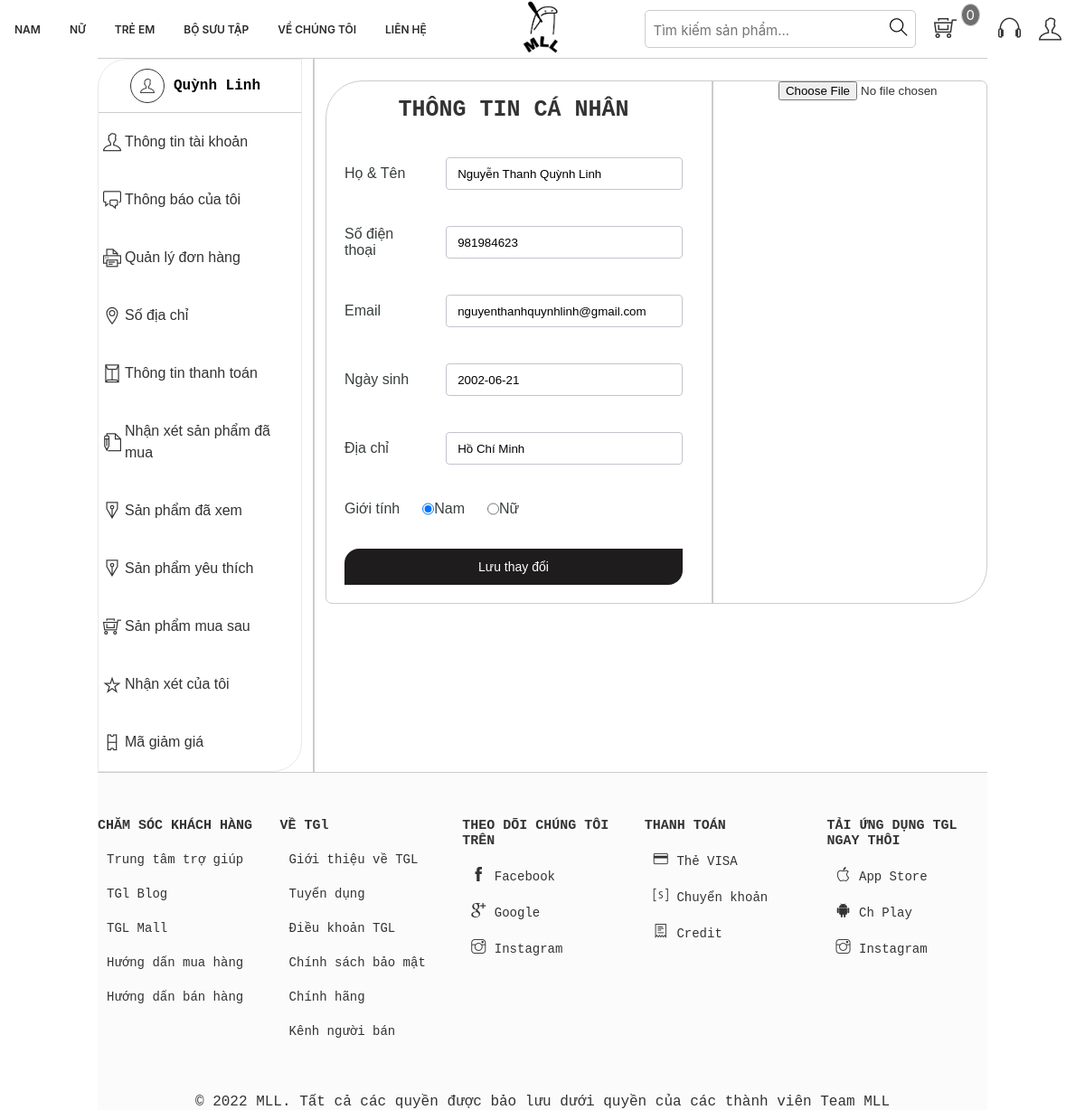
/account.php (signed in), run on an earlier commit of the app's database.
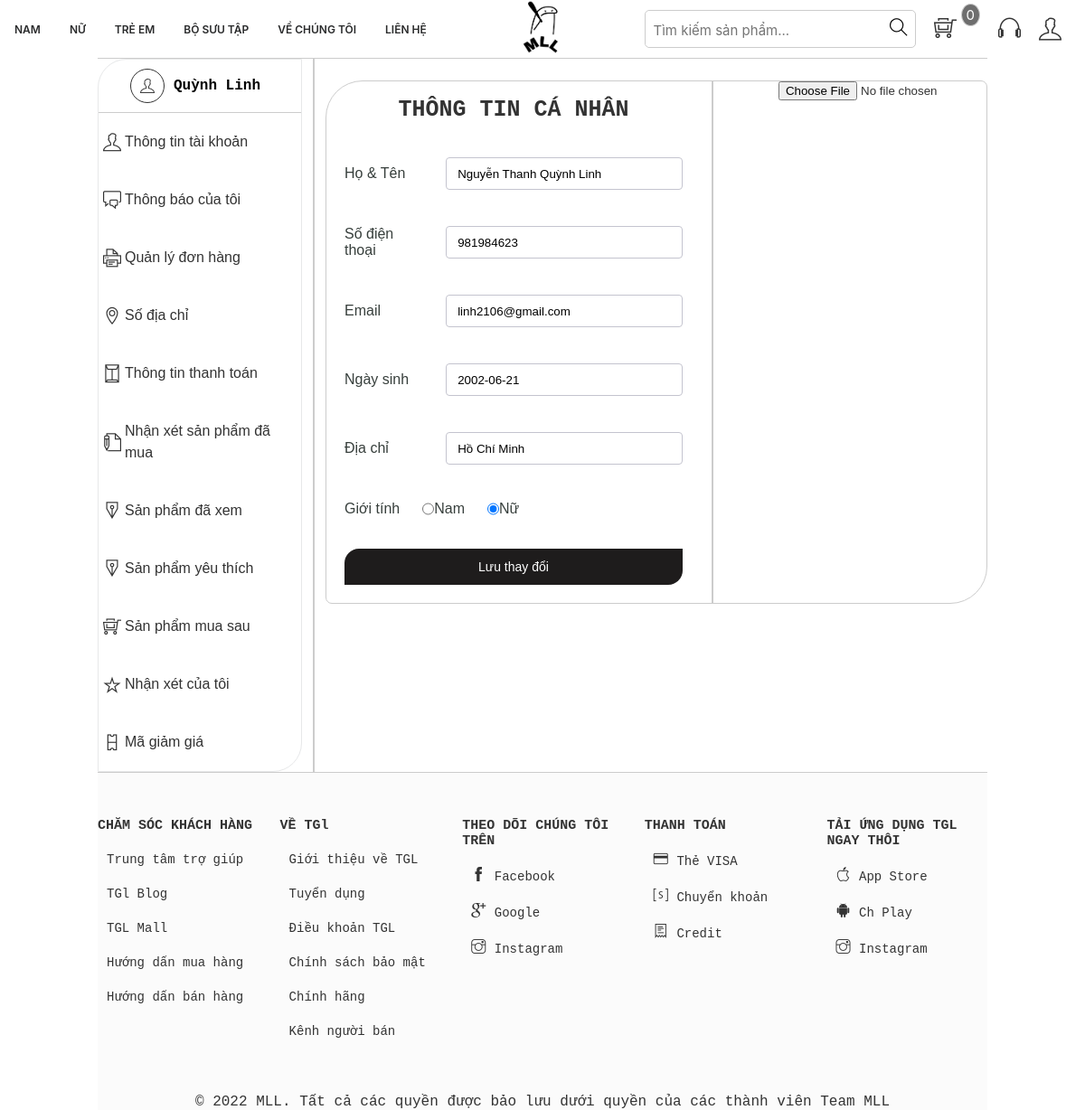
And on a later commit of the database.
### tables this page shows
CREATE TABLE `tbl_uer` (
  `userId` int(11) NOT NULL,
  `name` varchar(255) NOT NULL,
  `username` varchar(255) NOT NULL,
  `userPassword` varchar(255) NOT NULL,
  `email` varchar(255) NOT NULL,
  `gioiTinh` varchar(255) NOT NULL,
  `sdt` int(11) NOT NULL,
  `ngaySinh` varchar(255) NOT NULL,
  `diaChi` text NOT NULL,
  `cauHoiBM` varchar(255) NOT NULL
);

### classses/user.php (called while the page is built, shortened)
<?php
$filepath = realpath(dirname(__FILE__));
include_once($filepath . '/../lib/database.php');
?>
<?php
class user
{
    private $db;
    public function __construct()
    {
        $this->db = new Database();
    }
    public function show_User($userId)
    {
        $query = "SELECT *  FROM tbl_uer WHERE userId = '$userId'";
        $result = $this->db->select($query);
        return $result;
    }
}
?>

### lib/database.php (called while the page is built, shortened)
<?php
    Class Database{
        public $host   = DB_HOST;
        public $user   = DB_USER;
        public $pass   = DB_PASS;
        public $dbname = DB_NAME;
        public $link;
        private function connectDB(){
        $this->link = new mysqli($this->host, $this->user, $this->pass,
            $this->dbname);
        }
        public function select($query){
            $result = $this->link->query($query) or
            die($this->link->error.__LINE__);
            if($result->num_rows > 0){
                return $result;
            } else {
                return false;
            }
        }
}

### inc/handle.php (called while the page is built, shortened)
<?php
    include_once 'lib/session.php';
?>
<?php
    include_once 'lib/database.php';
    $user = new user();
?>

### lib/session.php (called while the page is built, shortened)
<?php
class Session{
 public static function get($key){
    if (isset($_SESSION[$key])) {
     return $_SESSION[$key];
    } else {
     return false;
    }
 }
}
?>

### account.php (the view, shortened to what the changed rows need)
<?php include './inc/handle.php' ?>
<!DOCTYPE html>
<html lang="en">
<head>
    <link rel="stylesheet" href="assets/css/grid.css">
    <link rel="stylesheet" href="assets/css/account.css">
    <link rel="stylesheet" href="assets/css/main.css">
    <link rel="stylesheet" href="https://pro.fontawesome.com/releases/v5.10.0/css/all.css" />
    <link rel="stylesheet" href="assets/font/themify-icons/themify-icons.css">
</head>
<body>
    <div class="content">
        <div class="grid wide" style="border-top: 1px solid #ccc;">
            <div class="account-body">
                <div class="row">
                    <div class="col m-12 l-9">
                        <div class="account-me">
                            <div class="row">
                                <div class="col l-7 m-12 underline">
                                    <?php
                                    $userId = Session::get('user_id');
                                    $infor_user = $user->show_User($userId);
                                    while ($result_infor_user = $infor_user->fetch_assoc()) {
                                    ?>
                                        <form action="" method="post">
                                            <div class="information">
                                                <div class="information-name">
                                                    <label>Họ & Tên</label>
                                                    <input type="text" name="name" value="<?php echo $result_infor_user['name'] ?>">
                                                </div>
                                                <div class="information-name">
                                                    <label>Số điện thoại</label>
                                                    <input type="text" name="phone" value="<?php echo $result_infor_user['sdt'] ?>">
                                                </div>
                                                <div class="information-name">
                                                    <label>Email</label>
                                                    <input type="text" name="email" value="<?php echo $result_infor_user['email'] ?>">
                                                </div>
                                                <div class="information-name">
                                                    <label>Ngày sinh</label>
                                                    <input type="text" name="date" value="<?php echo $result_infor_user['ngaySinh'] ?>">
                                                </div>
                                                <div class="information-name">
                                                    <label>Địa chỉ</label>
                                                    <input type="text" name="address" value="<?php echo $result_infor_user['diaChi'] ?>">
                                                </div>
                                                <div class="information-sex">
                                                    <label>Giới tính</label>
                                                    <?php if ($result_infor_user['gioiTinh'] == "Nam" || $result_infor_user['gioiTinh'] == "nam") { ?>
                                                        <input type="radio" checked="true" name="sex" id="Boy" value="Nam">
                                                        <label for="Nam">Nam</label>
                                                        <input type="radio" name="sex" id="Girl" value="Nữ">
                                                        <label for="Nu">Nữ</label>
                                                    <?php
                                                    } else {
                                                    ?>
                                                        <input type="radio" name="sex" id="Boy" value="Nam">
                                                        <label for="Nam">Nam</label>
                                                        <input type="radio" checked="true" name="sex" id="Girl" value="Nữ">
                                                        <label for="Nu">Nữ</label>
                                                    <?php } ?>
                                                </div>
                                                <div class="infotmation-save">
                                                    <input type="submit" name="save" value="Lưu thay đổi">
                                                </div>
                                            <?php } ?>
                                        </form>
                                </div>
                            </div>
                        </div>
                    </div>
                </div>
            </div>
        </div>
    </div>
</body>
</html>

What changed in the data, as far as the page shows it:
changed tbl_uer "Nguyễn Thanh Quỳnh Linh": email "nguyenthanhquynhlinh@gmail.com" → "linh2106@gmail.com"; gioiTinh "Nam" → "Nữ" (drawn); sex "☑" → "☐"; sex "☐" → "☑"
